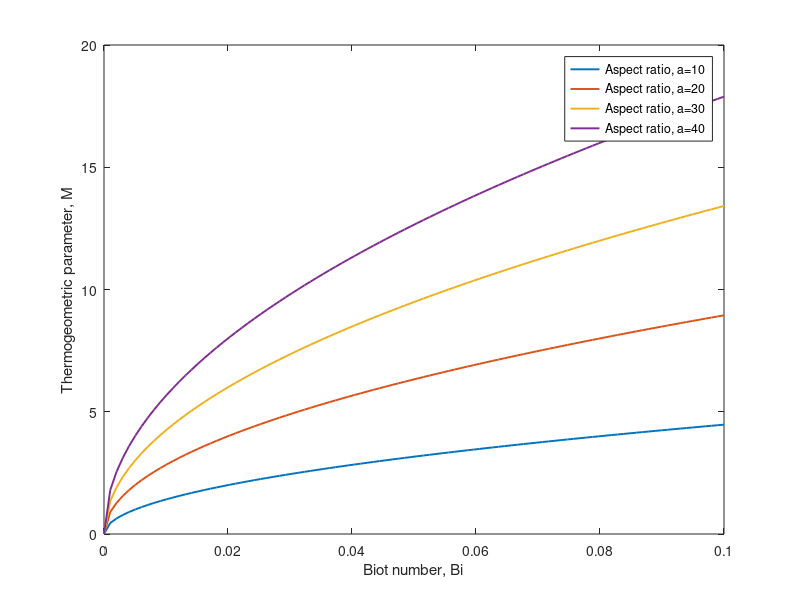

Reproduce this figure in MATLAB.
bi = linspace(0,0.1,100);
a = linspace(10,40,4);
M = zeros(4,100);

for i = 1:4
M(i,:) = a(i)*sqrt(2*bi);
end
plot(bi,M,'LineWidth',1.4);
xlabel("Biot number, Bi")
ylabel("Thermogeometric parameter, M")
legend({'Aspect ratio, a=10','Aspect ratio, a=20','Aspect ratio, a=30','Aspect ratio, a=40'})